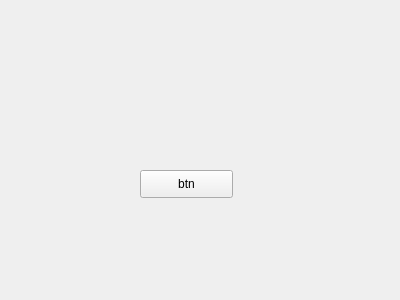
<?xml version="1.0" encoding="UTF-8"?>
<ui version="4.0">
 <class>Form</class>
 <widget class="QWidget" name="Form">
  <property name="geometry">
   <rect>
    <x>0</x>
    <y>0</y>
    <width>400</width>
    <height>300</height>
   </rect>
  </property>
  <property name="windowTitle">
   <string>Form</string>
  </property>
  <widget class="QPushButton" name="btn">
   <property name="geometry">
    <rect>
     <x>140</x>
     <y>170</y>
     <width>93</width>
     <height>28</height>
    </rect>
   </property>
   <property name="text">
    <string>btn</string>
   </property>
  </widget>
 </widget>
 <resources/>
 <connections/>
</ui>
